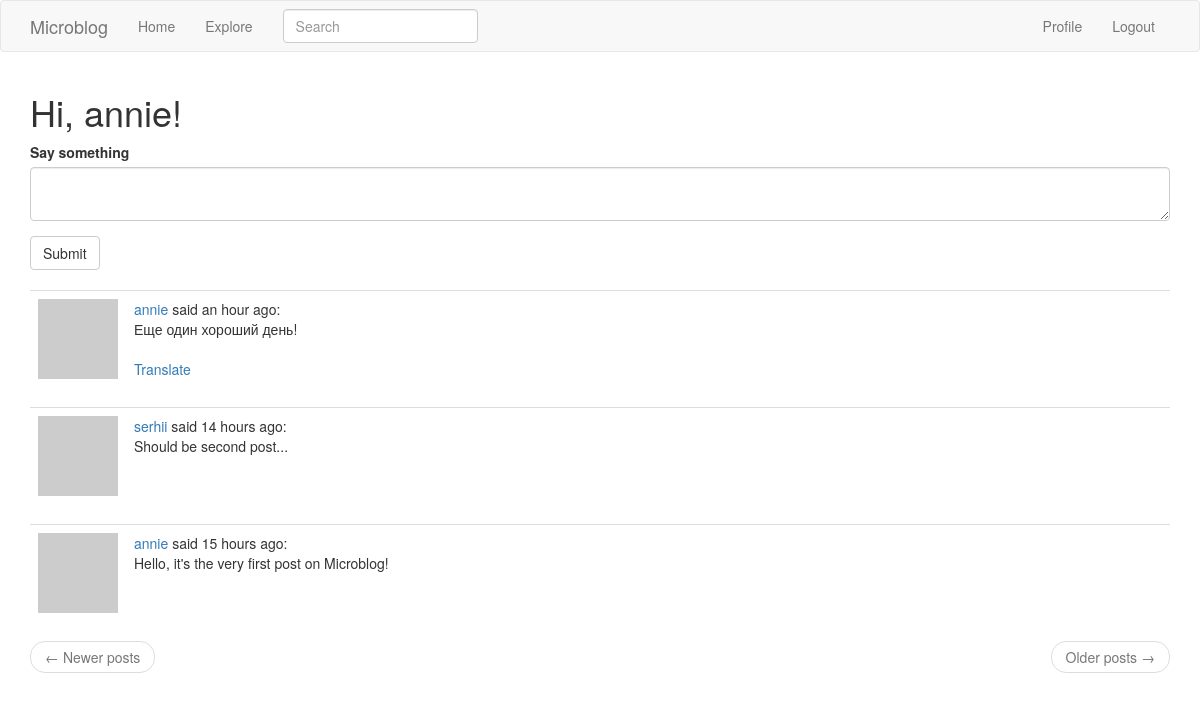
The app's page /index (signed in) with its own data.
### app/models.py (models this page shows, shortened)
class User(UserMixin, db.Model):
    id = db.Column(db.Integer, primary_key=True)
    username = db.Column(db.String(64), index=True, unique=True)
    email = db.Column(db.String(120), index=True, unique=True)
    password_hash = db.Column(db.String(128))
    about_me = db.Column(db.String(140))
    last_seen = db.Column(db.DateTime, default=dt.datetime.utcnow)
    posts = db.relationship("Post", backref="author", lazy="dynamic")
    followed = db.relationship(
        "User",
        secondary=followers,
        primaryjoin=(followers.c.follower_id == id),
        secondaryjoin=(followers.c.followed_id == id),
        backref=db.backref("followers", lazy="dynamic"),
        lazy="dynamic",
    )
    def avatar(self, size):
        digest = md5(self.email.lower().encode("utf-8")).hexdigest()
        return "https://www.gravatar.com/avatar/{}?d=identicon&s={}".format(
            digest, size
        )
    def followed_posts(self):
        followed = Post.query.join(
            followers, (followers.c.followed_id == Post.user_id)
        ).filter(followers.c.follower_id == self.id)
        own = Post.query.filter_by(user_id=self.id)
        return followed.union(own).order_by(Post.timestamp.desc())

class SearchableMixin:
    @classmethod
    def before_commit(cls, session):
        session._changes = {
            "add": list(session.new),
            "update": list(session.dirty),
            "delete": list(session.deleted),
        }
    @classmethod
    def after_commit(cls, session):
        for obj in session._changes["add"]:
            if isinstance(obj, SearchableMixin):
                add_to_index(obj.__tablename__, obj)
        for obj in session._changes["update"]:
            if isinstance(obj, SearchableMixin):
                add_to_index(obj.__tablename__, obj)
        for obj in session._changes["delete"]:
            if isinstance(obj, SearchableMixin):
                remove_from_index(obj.__tablename__, obj)
        session._changes = None

class Post(SearchableMixin, db.Model):
    __searchable__ = ["body"]
    id = db.Column(db.Integer, primary_key=True)
    body = db.Column(db.String(140))
    timestamp = db.Column(db.DateTime, index=True, default=dt.datetime.utcnow)
    user_id = db.Column(db.Integer, db.ForeignKey("user.id"), index=True)
    language = db.Column(db.String(5))

### app/main/routes.py (the view, shortened to what this page needs)
@bp.route("/", methods=["GET", "POST"])
@bp.route("/index", methods=["GET", "POST"])
@login_required
def index():
    form = PostForm()
    page = request.args.get("page", 1, type=int)
    posts = current_user.followed_posts().paginate(
        page, current_app.config["POSTS_PER_PAGE"], False
    )
    next_url = url_for("main.index", page=posts.next_num) if posts.has_next else None
    prev_url = url_for("main.index", page=posts.prev_num) if posts.has_prev else None
    return render_template(
        "index.html",
        title=_("Home"),
        form=form,
        posts=posts.items,
        next_url=next_url,
        prev_url=prev_url,
    )

### app/main/forms.py
class SearchForm(FlaskForm):
    q = StringField(_l("Search"), validators=[DataRequired()])
    def __init__(self, *args, **kwargs):
        if "formdata" not in kwargs:
            kwargs["formdata"] = request.args
        if "csrf_enabled" not in kwargs:
            kwargs["csrf_enabled"] = False
        super(SearchForm, self).__init__(*args, **kwargs)

class PostForm(FlaskForm):
    post = TextAreaField(_l("Say something"), validators=[DataRequired()])
    submit = SubmitField(_l("Submit"))

### app/main/routes.py (called while the page is built)
@bp.before_app_request
def before_request():
    if current_user.is_authenticated:
        current_user.last_seen = datetime.utcnow()
        db.session.commit()
        g.search_form = SearchForm()
    g.locale = str(get_locale())

### app/models.py (called while the page is built)
@login_manager.user_loader
def load_user(id):
    return User.query.get(int(id))

### app/templates/index.html
{% extends "base.html" %}
{% import 'bootstrap/wtf.html' as wtf %}
{% block app_content %}
    <h1>{{ _("Hi, %(username)s!", username=current_user.username) }}</h1>
    {% if form %}
        {{ wtf.quick_form(form) }}
        <br>
    {% endif %}
    {% for post in posts %}
        {% include '_post.html' %}
    {% endfor %}
    <nav aria-label="...">
        <ul class="pager">
            <li class="previous{% if not prev_url %} disabled{% endif %}">
                <a href="{{ prev_url or '#' }}">
                    <span aria-hidden="true">&larr;</span> Newer posts
                </a>
            </li>
            <li class="next{% if not next_url %} disabled{% endif %}">
                <a href="{{ next_url or '#' }}">
                    Older posts <span aria-hidden="true">&rarr;</span>
                </a>
            </li>
        </ul>
    </nav>
{% endblock %}

### app/templates/_post.html (shortened to what this page needs)
<table class="table table-hover">
    <tr>
        <td width="70px">
            <a href="{{ url_for('main.user', username=post.author.username) }}">
                <img src="{{ post.author.avatar(70) }}" />
            </a>
        </td>
        <td>
            {{ _('%(username)s said %(when)s', username=user_link, when=moment(post.timestamp).fromNow()) }}:
            <br>
            <span id="post{{ post.id }}">{{ post.body }}</span>
            {% if post.language and post.language != g.locale %}
                <br><br>
                <span id="translation{{ post.id }}">
                    <a href="javascript:translate(
                        '#post{{ post.id }}',
                        '#translation{{ post.id }}',
                        '{{ post.language }}',
                        '{{ g.locale }}');"
                    >{{ _('Translate') }}</a>
                </span>
            {% endif %}
        </td>
    </tr>
</table>

### records on screen
Post: body "Еще один хороший день!"
Post: body "Should be second post..."
Post: body "Hello, it's the very first post on Microblog!"
